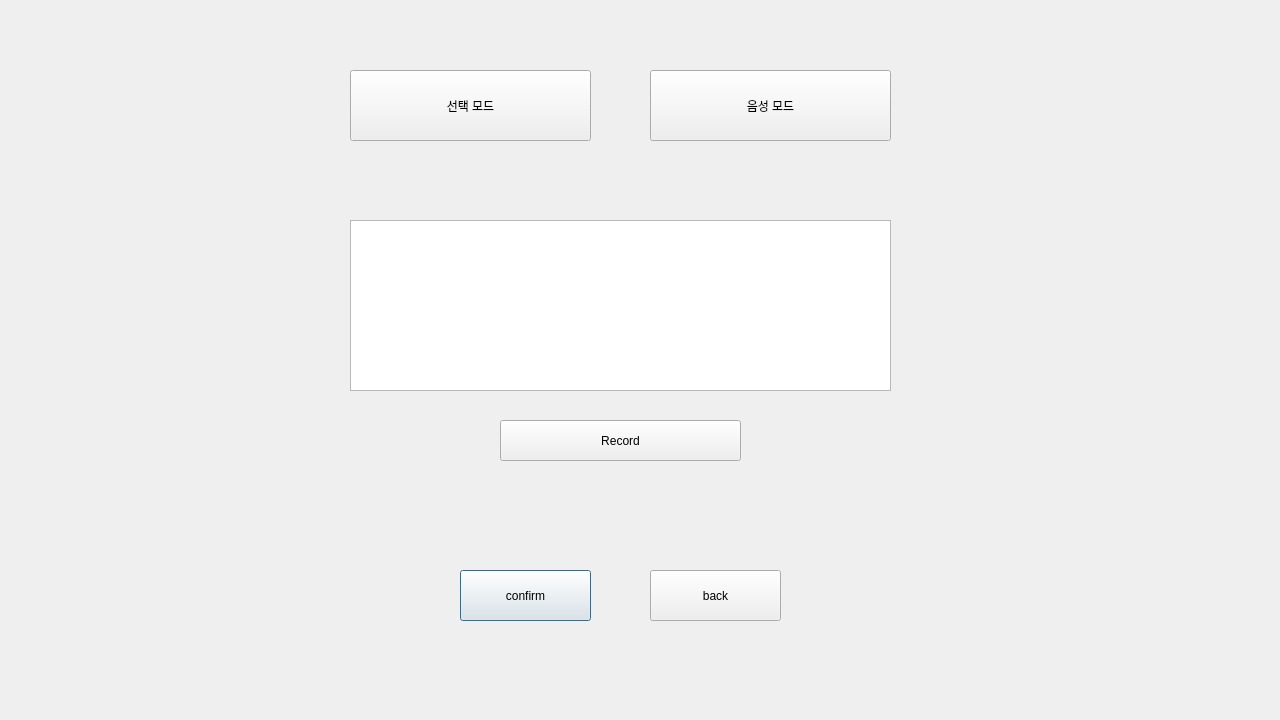
<?xml version="1.0" encoding="UTF-8"?>
<ui version="4.0">
 <class>Dialog</class>
 <widget class="QDialog" name="Dialog">
  <property name="geometry">
   <rect>
    <x>0</x>
    <y>0</y>
    <width>1280</width>
    <height>720</height>
   </rect>
  </property>
  <property name="windowTitle">
   <string>Dialog</string>
  </property>
  <widget class="QPushButton" name="pushButton_confirm">
   <property name="geometry">
    <rect>
     <x>460</x>
     <y>570</y>
     <width>131</width>
     <height>51</height>
    </rect>
   </property>
   <property name="text">
    <string>confirm</string>
   </property>
  </widget>
  <widget class="QPushButton" name="pushButton_back">
   <property name="geometry">
    <rect>
     <x>650</x>
     <y>570</y>
     <width>131</width>
     <height>51</height>
    </rect>
   </property>
   <property name="text">
    <string>back</string>
   </property>
  </widget>
  <widget class="QPushButton" name="pushButton_selectD">
   <property name="geometry">
    <rect>
     <x>350</x>
     <y>70</y>
     <width>241</width>
     <height>71</height>
    </rect>
   </property>
   <property name="text">
    <string>선택 모드</string>
   </property>
  </widget>
  <widget class="QPushButton" name="pushButton_selectV">
   <property name="geometry">
    <rect>
     <x>650</x>
     <y>70</y>
     <width>241</width>
     <height>71</height>
    </rect>
   </property>
   <property name="text">
    <string>음성 모드</string>
   </property>
  </widget>
  <widget class="QListView" name="shopping_list">
   <property name="geometry">
    <rect>
     <x>350</x>
     <y>220</y>
     <width>541</width>
     <height>171</height>
    </rect>
   </property>
  </widget>
  <widget class="QPushButton" name="pushButton_record">
   <property name="geometry">
    <rect>
     <x>500</x>
     <y>420</y>
     <width>241</width>
     <height>41</height>
    </rect>
   </property>
   <property name="text">
    <string>Record</string>
   </property>
  </widget>
 </widget>
 <resources/>
 <connections/>
</ui>
